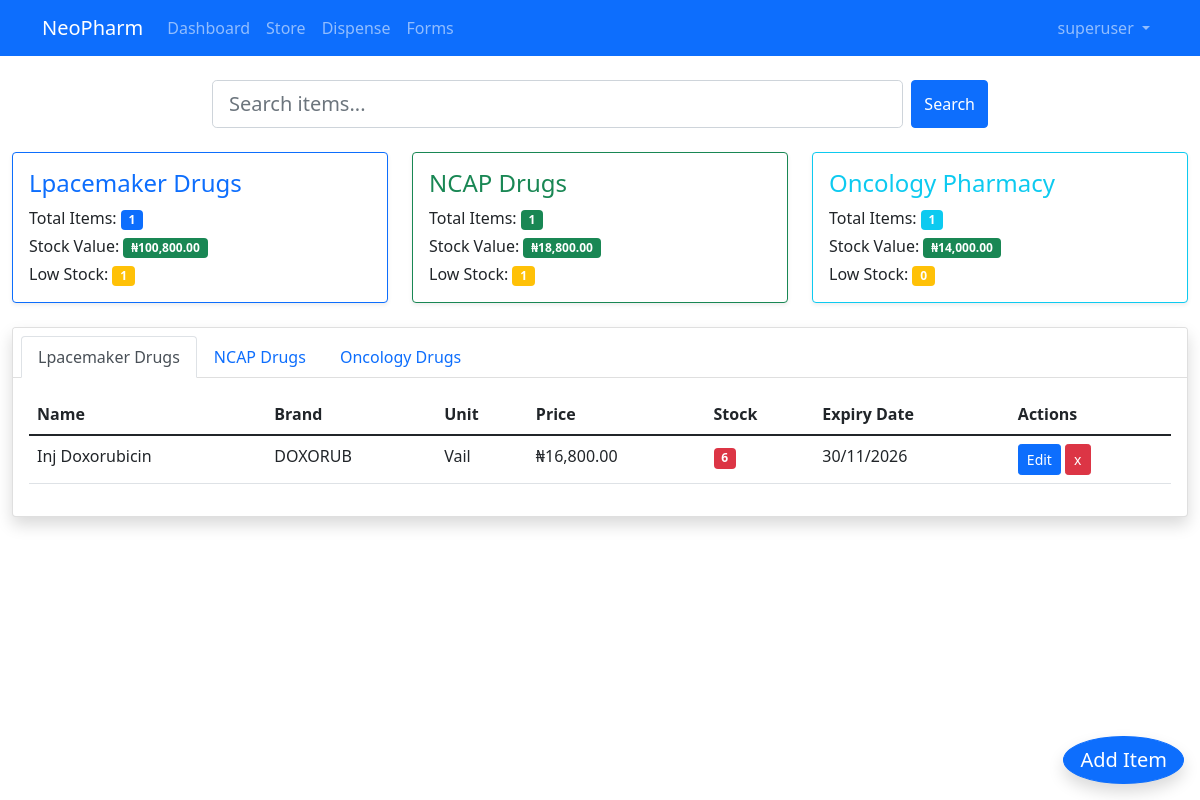
Page /store/ (signed in) on the earlier database version.
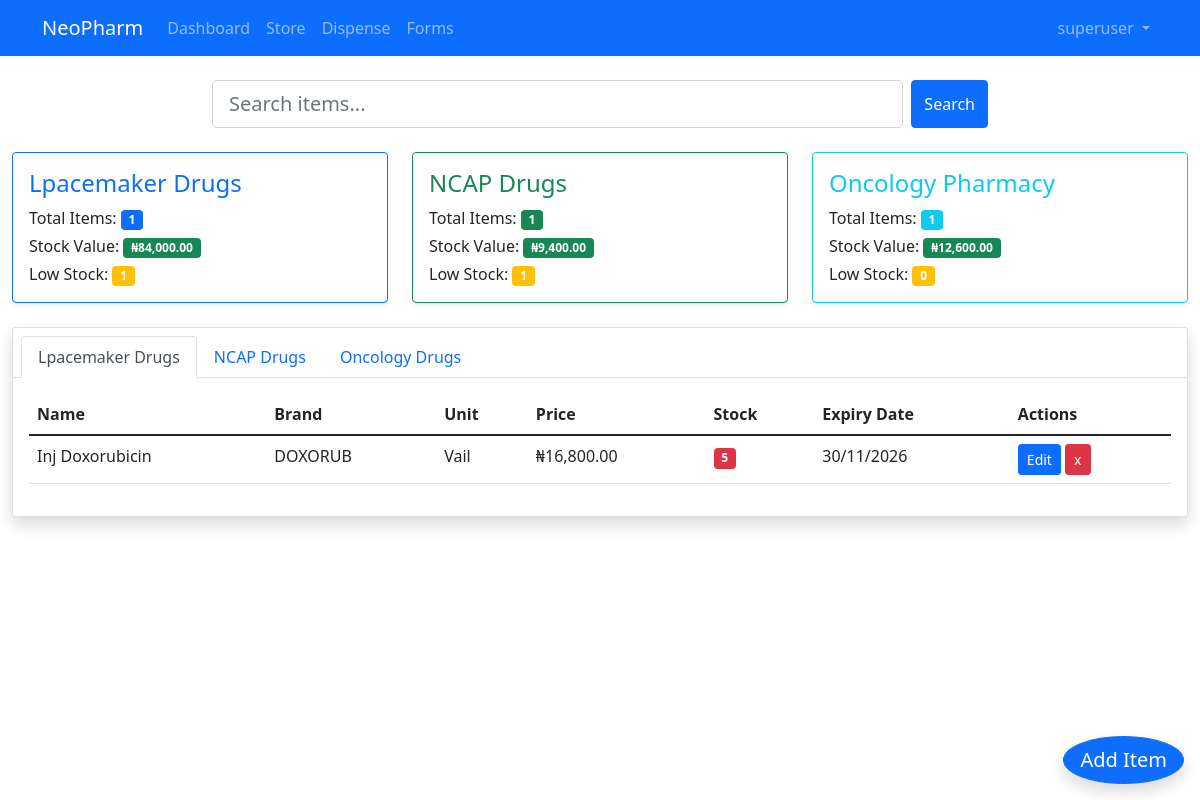
Same page on the later database version.
### pharmacy/models.py (models this page shows, shortened)
class LpacemakerDrugs(models.Model):
    name = models.CharField(max_length=200)
    dosage_form = models.CharField(max_length=200, choices=DOSAGE_FORM, blank=True, null=True)
    brand = models.CharField(max_length=200, blank=True, null=True)
    unit = models.CharField(max_length=200, choices=UNIT, blank=True, null=True)
    price = models.DecimalField(max_digits=12, decimal_places=2, default=0)
    stock = models.PositiveIntegerField(default=0, null=True, blank=True)
    exp_date = models.DateField(null=True, blank=True)
    class Meta:
        ordering = ('name',)

### pharmacy/views.py (the view)
# urls.py: path('store/', views.store, name='store'),
@login_required
def store(request):
    lpacemaker_drugs = LpacemakerDrugs.objects.all().order_by('name')
    ncap_drugs = NcapDrugs.objects.all().order_by('name')
    oncology_drugs = OncologyPharmacy.objects.all().order_by('name')
    lpacemaker_stats = {
        'total_items': lpacemaker_drugs.count(),
        'total_stock_value': sum(drug.price * drug.stock for drug in lpacemaker_drugs),
        'low_stock_items': [drug for drug in lpacemaker_drugs if drug.stock < 10]
    }
    ncap_stats = {
        'total_items': ncap_drugs.count(),
        'total_stock_value': sum(drug.price * drug.stock for drug in ncap_drugs),
        'low_stock_items': [drug for drug in ncap_drugs if drug.stock < 10]
    }
    oncology_stats = {
        'total_items': oncology_drugs.count(),
        'total_stock_value': sum(drug.price * drug.stock for drug in oncology_drugs),
        'low_stock_items': [drug for drug in oncology_drugs if drug.stock < 10]
    }
    context = {
        'lpacemaker_drugs': lpacemaker_drugs,
        'ncap_drugs': ncap_drugs,
        'oncology_drugs': oncology_drugs,
        'lpacemaker_stats': lpacemaker_stats,
        'ncap_stats': ncap_stats,
        'oncology_stats': oncology_stats,
    }
    return render(request, 'store/store.html', context)

### pharmacy/templates/store/store.html (shortened to what the changed rows need)
{% extends 'base.html' %}
{% load humanize %}
{% block content %}
<div class="container-fluid py-4">
    <div class="row mb-4">
        <div class="col-md-4">
            <div class="card shadow-sm border-primary">
                <div class="card-body">
                    <div class="d-flex justify-content-between align-items-center">
                        <div>
                            <p class="mb-1">Stock Value: <span class="badge bg-success">₦{{ lpacemaker_stats.total_stock_value|floatformat:2|intcomma }}</span></p>
                        </div>
                    </div>
                </div>
            </div>
        </div>
        <div class="col-md-4">
            <div class="card shadow-sm border-success">
                <div class="card-body">
                    <div class="d-flex justify-content-between align-items-center">
                        <div>
                            <p class="mb-1">Stock Value: <span class="badge bg-success">₦{{ ncap_stats.total_stock_value|floatformat:2|intcomma }}</span></p>
                        </div>
                    </div>
                </div>
            </div>
        </div>
        <div class="col-md-4">
            <div class="card shadow-sm border-info">
                <div class="card-body">
                    <div class="d-flex justify-content-between align-items-center">
                        <div>
                            <p class="mb-1">Stock Value: <span class="badge bg-success">₦{{ oncology_stats.total_stock_value|floatformat:2|intcomma }}</span></p>
                        </div>
                    </div>
                </div>
            </div>
        </div>
    </div>
    <div class="row">
        <div class="col-md-12">
            <div class="card shadow">
                <div class="card-body">
                    <div class="tab-content">
                        <div class="tab-pane fade show active" id="lpacemaker">
                            <div class="table-responsive">
                                <table class="table table-hover">
                                    <thead>
                                        <tr>
                                            <th>Name</th>
                                            <th>Brand</th>
                                            <th>Unit</th>
                                            <th>Price</th>
                                            <th>Stock</th>
                                            <th>Expiry Date</th>
                                            {% if user.is_staff %}
                                            <th>Actions</th>
                                            {% endif %}
                                        </tr>
                                    </thead>
                                    <tbody>
                                        {% for drug in lpacemaker_drugs %}
                                        <tr>
                                            <td>{{ drug.name }}</td>
                                            <td>{{ drug.brand }}</td>
                                            <td>{{ drug.unit }}</td>
                                            <td>₦{{ drug.price|floatformat:2|intcomma }}</td>
                                            <td>
                                                <span class="badge {% if drug.stock < 10 %}bg-danger{% else %}bg-success{% endif %}">
                                                    {{ drug.stock }}
                                                </span>
                                            </td>
                                            <td>{{ drug.exp_date|date:"d/m/Y" }}</td>
                                            {% if user.is_staff %}
                                            <td>
                                                <a href="{% url 'store:edit_item' 'lpacemaker' drug.id %}" class="btn btn-sm btn-primary">
                                                     Edit
                                                </a>
                                                <button class="btn btn-sm btn-danger"
                                                        onclick="confirmDelete('{% url 'store:delete_item' 'lpacemaker' drug.id %}')">
                                                     x
                                                </button>
                                            </td>
                                            {% endif %}
                                        </tr>
                                        {% endfor %}
                                    </tbody>
                                </table>
                            </div>
                        </div>
                    </div>
                </div>
            </div>
        </div>
    </div>
</div>
{% endblock %}

Differences in the rows shown:
changed LpacemakerDrugs "Inj Doxorubicin": stock "6" → "5"
Other differences:
{{ lpacemaker_stats.total_stock_value|floatformat:2|intcomma }}: "100,800.00" → "84,000.00"
{{ ncap_stats.total_stock_value|floatformat:2|intcomma }}: "18,800.00" → "9,400.00"
{{ oncology_stats.total_stock_value|floatformat:2|intcomma }}: "14,000.00" → "12,600.00"
